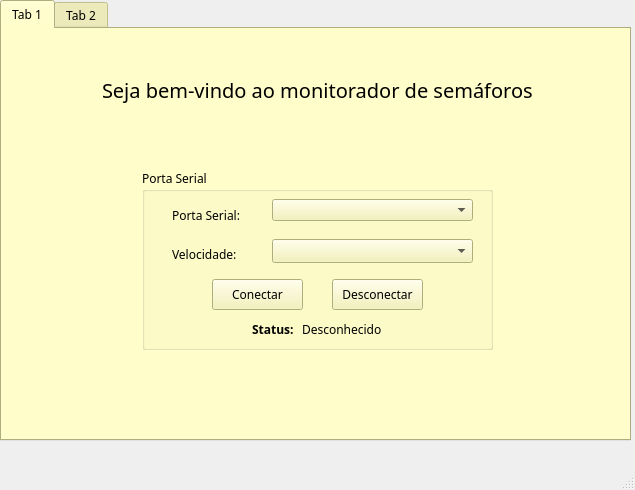
<?xml version="1.0" encoding="UTF-8"?>
<ui version="4.0">
 <class>MainWindow</class>
 <widget class="QMainWindow" name="MainWindow">
  <property name="geometry">
   <rect>
    <x>0</x>
    <y>0</y>
    <width>635</width>
    <height>490</height>
   </rect>
  </property>
  <property name="windowTitle">
   <string>MainWindow</string>
  </property>
  <widget class="QWidget" name="centralwidget">
   <widget class="QTabWidget" name="tabWidget">
    <property name="geometry">
     <rect>
      <x>0</x>
      <y>0</y>
      <width>631</width>
      <height>441</height>
     </rect>
    </property>
    <property name="palette">
     <palette>
      <active>
       <colorrole role="WindowText">
        <brush brushstyle="SolidPattern">
         <color alpha="255">
          <red>0</red>
          <green>0</green>
          <blue>0</blue>
         </color>
        </brush>
       </colorrole>
       <colorrole role="Button">
        <brush brushstyle="SolidPattern">
         <color alpha="255">
          <red>244</red>
          <green>242</green>
          <blue>173</blue>
         </color>
        </brush>
       </colorrole>
       <colorrole role="Light">
        <brush brushstyle="SolidPattern">
         <color alpha="255">
          <red>255</red>
          <green>255</green>
          <blue>255</blue>
         </color>
        </brush>
       </colorrole>
       <colorrole role="Midlight">
        <brush brushstyle="SolidPattern">
         <color alpha="255">
          <red>249</red>
          <green>248</green>
          <blue>214</blue>
         </color>
        </brush>
       </colorrole>
       <colorrole role="Dark">
        <brush brushstyle="SolidPattern">
         <color alpha="255">
          <red>122</red>
          <green>121</green>
          <blue>86</blue>
         </color>
        </brush>
       </colorrole>
       <colorrole role="Mid">
        <brush brushstyle="SolidPattern">
         <color alpha="255">
          <red>163</red>
          <green>161</green>
          <blue>115</blue>
         </color>
        </brush>
       </colorrole>
       <colorrole role="Text">
        <brush brushstyle="SolidPattern">
         <color alpha="255">
          <red>0</red>
          <green>0</green>
          <blue>0</blue>
         </color>
        </brush>
       </colorrole>
       <colorrole role="BrightText">
        <brush brushstyle="SolidPattern">
         <color alpha="255">
          <red>255</red>
          <green>255</green>
          <blue>255</blue>
         </color>
        </brush>
       </colorrole>
       <colorrole role="ButtonText">
        <brush brushstyle="SolidPattern">
         <color alpha="255">
          <red>0</red>
          <green>0</green>
          <blue>0</blue>
         </color>
        </brush>
       </colorrole>
       <colorrole role="Base">
        <brush brushstyle="SolidPattern">
         <color alpha="255">
          <red>255</red>
          <green>255</green>
          <blue>255</blue>
         </color>
        </brush>
       </colorrole>
       <colorrole role="Window">
        <brush brushstyle="SolidPattern">
         <color alpha="255">
          <red>244</red>
          <green>242</green>
          <blue>173</blue>
         </color>
        </brush>
       </colorrole>
       <colorrole role="Shadow">
        <brush brushstyle="SolidPattern">
         <color alpha="255">
          <red>0</red>
          <green>0</green>
          <blue>0</blue>
         </color>
        </brush>
       </colorrole>
       <colorrole role="AlternateBase">
        <brush brushstyle="SolidPattern">
         <color alpha="255">
          <red>249</red>
          <green>248</green>
          <blue>214</blue>
         </color>
        </brush>
       </colorrole>
       <colorrole role="ToolTipBase">
        <brush brushstyle="SolidPattern">
         <color alpha="255">
          <red>255</red>
          <green>255</green>
          <blue>220</blue>
         </color>
        </brush>
       </colorrole>
       <colorrole role="ToolTipText">
        <brush brushstyle="SolidPattern">
         <color alpha="255">
          <red>0</red>
          <green>0</green>
          <blue>0</blue>
         </color>
        </brush>
       </colorrole>
       <colorrole role="PlaceholderText">
        <brush brushstyle="SolidPattern">
         <color alpha="128">
          <red>0</red>
          <green>0</green>
          <blue>0</blue>
         </color>
        </brush>
       </colorrole>
      </active>
      <inactive>
       <colorrole role="WindowText">
        <brush brushstyle="SolidPattern">
         <color alpha="255">
          <red>0</red>
          <green>0</green>
          <blue>0</blue>
         </color>
        </brush>
       </colorrole>
       <colorrole role="Button">
        <brush brushstyle="SolidPattern">
         <color alpha="255">
          <red>244</red>
          <green>242</green>
          <blue>173</blue>
         </color>
        </brush>
       </colorrole>
       <colorrole role="Light">
        <brush brushstyle="SolidPattern">
         <color alpha="255">
          <red>255</red>
          <green>255</green>
          <blue>255</blue>
         </color>
        </brush>
       </colorrole>
       <colorrole role="Midlight">
        <brush brushstyle="SolidPattern">
         <color alpha="255">
          <red>249</red>
          <green>248</green>
          <blue>214</blue>
         </color>
        </brush>
       </colorrole>
       <colorrole role="Dark">
        <brush brushstyle="SolidPattern">
         <color alpha="255">
          <red>122</red>
          <green>121</green>
          <blue>86</blue>
         </color>
        </brush>
       </colorrole>
       <colorrole role="Mid">
        <brush brushstyle="SolidPattern">
         <color alpha="255">
          <red>163</red>
          <green>161</green>
          <blue>115</blue>
         </color>
        </brush>
       </colorrole>
       <colorrole role="Text">
        <brush brushstyle="SolidPattern">
         <color alpha="255">
          <red>0</red>
          <green>0</green>
          <blue>0</blue>
         </color>
        </brush>
       </colorrole>
       <colorrole role="BrightText">
        <brush brushstyle="SolidPattern">
         <color alpha="255">
          <red>255</red>
          <green>255</green>
          <blue>255</blue>
         </color>
        </brush>
       </colorrole>
       <colorrole role="ButtonText">
        <brush brushstyle="SolidPattern">
         <color alpha="255">
          <red>0</red>
          <green>0</green>
          <blue>0</blue>
         </color>
        </brush>
       </colorrole>
       <colorrole role="Base">
        <brush brushstyle="SolidPattern">
         <color alpha="255">
          <red>255</red>
          <green>255</green>
          <blue>255</blue>
         </color>
        </brush>
       </colorrole>
       <colorrole role="Window">
        <brush brushstyle="SolidPattern">
         <color alpha="255">
          <red>244</red>
          <green>242</green>
          <blue>173</blue>
         </color>
        </brush>
       </colorrole>
       <colorrole role="Shadow">
        <brush brushstyle="SolidPattern">
         <color alpha="255">
          <red>0</red>
          <green>0</green>
          <blue>0</blue>
         </color>
        </brush>
       </colorrole>
       <colorrole role="AlternateBase">
        <brush brushstyle="SolidPattern">
         <color alpha="255">
          <red>249</red>
          <green>248</green>
          <blue>214</blue>
         </color>
        </brush>
       </colorrole>
       <colorrole role="ToolTipBase">
        <brush brushstyle="SolidPattern">
         <color alpha="255">
          <red>255</red>
          <green>255</green>
          <blue>220</blue>
         </color>
        </brush>
       </colorrole>
       <colorrole role="ToolTipText">
        <brush brushstyle="SolidPattern">
         <color alpha="255">
          <red>0</red>
          <green>0</green>
          <blue>0</blue>
         </color>
        </brush>
       </colorrole>
       <colorrole role="PlaceholderText">
        <brush brushstyle="SolidPattern">
         <color alpha="128">
          <red>0</red>
          <green>0</green>
          <blue>0</blue>
         </color>
        </brush>
       </colorrole>
      </inactive>
      <disabled>
       <colorrole role="WindowText">
        <brush brushstyle="SolidPattern">
         <color alpha="255">
          <red>122</red>
          <green>121</green>
          <blue>86</blue>
         </color>
        </brush>
       </colorrole>
       <colorrole role="Button">
        <brush brushstyle="SolidPattern">
         <color alpha="255">
          <red>244</red>
          <green>242</green>
          <blue>173</blue>
         </color>
        </brush>
       </colorrole>
       <colorrole role="Light">
        <brush brushstyle="SolidPattern">
         <color alpha="255">
          <red>255</red>
          <green>255</green>
          <blue>255</blue>
         </color>
        </brush>
       </colorrole>
       <colorrole role="Midlight">
        <brush brushstyle="SolidPattern">
         <color alpha="255">
          <red>249</red>
          <green>248</green>
          <blue>214</blue>
         </color>
        </brush>
       </colorrole>
       <colorrole role="Dark">
        <brush brushstyle="SolidPattern">
         <color alpha="255">
          <red>122</red>
          <green>121</green>
          <blue>86</blue>
         </color>
        </brush>
       </colorrole>
       <colorrole role="Mid">
        <brush brushstyle="SolidPattern">
         <color alpha="255">
          <red>163</red>
          <green>161</green>
          <blue>115</blue>
         </color>
        </brush>
       </colorrole>
       <colorrole role="Text">
        <brush brushstyle="SolidPattern">
         <color alpha="255">
          <red>122</red>
          <green>121</green>
          <blue>86</blue>
         </color>
        </brush>
       </colorrole>
       <colorrole role="BrightText">
        <brush brushstyle="SolidPattern">
         <color alpha="255">
          <red>255</red>
          <green>255</green>
          <blue>255</blue>
         </color>
        </brush>
       </colorrole>
       <colorrole role="ButtonText">
        <brush brushstyle="SolidPattern">
         <color alpha="255">
          <red>122</red>
          <green>121</green>
          <blue>86</blue>
         </color>
        </brush>
       </colorrole>
       <colorrole role="Base">
        <brush brushstyle="SolidPattern">
         <color alpha="255">
          <red>244</red>
          <green>242</green>
          <blue>173</blue>
         </color>
        </brush>
       </colorrole>
       <colorrole role="Window">
        <brush brushstyle="SolidPattern">
         <color alpha="255">
          <red>244</red>
          <green>242</green>
          <blue>173</blue>
         </color>
        </brush>
       </colorrole>
       <colorrole role="Shadow">
        <brush brushstyle="SolidPattern">
         <color alpha="255">
          <red>0</red>
          <green>0</green>
          <blue>0</blue>
         </color>
        </brush>
       </colorrole>
       <colorrole role="AlternateBase">
        <brush brushstyle="SolidPattern">
         <color alpha="255">
          <red>244</red>
          <green>242</green>
          <blue>173</blue>
         </color>
        </brush>
       </colorrole>
       <colorrole role="ToolTipBase">
        <brush brushstyle="SolidPattern">
         <color alpha="255">
          <red>255</red>
          <green>255</green>
          <blue>220</blue>
         </color>
        </brush>
       </colorrole>
       <colorrole role="ToolTipText">
        <brush brushstyle="SolidPattern">
         <color alpha="255">
          <red>0</red>
          <green>0</green>
          <blue>0</blue>
         </color>
        </brush>
       </colorrole>
       <colorrole role="PlaceholderText">
        <brush brushstyle="SolidPattern">
         <color alpha="128">
          <red>0</red>
          <green>0</green>
          <blue>0</blue>
         </color>
        </brush>
       </colorrole>
      </disabled>
     </palette>
    </property>
    <property name="font">
     <font>
      <family>Manjari</family>
     </font>
    </property>
    <property name="currentIndex">
     <number>0</number>
    </property>
    <widget class="QWidget" name="tab">
     <attribute name="title">
      <string>Tab 1</string>
     </attribute>
     <widget class="QGroupBox" name="groupBox">
      <property name="geometry">
       <rect>
        <x>140</x>
        <y>140</y>
        <width>351</width>
        <height>181</height>
       </rect>
      </property>
      <property name="title">
       <string>Porta Serial</string>
      </property>
      <widget class="QLabel" name="label">
       <property name="geometry">
        <rect>
         <x>30</x>
         <y>36</y>
         <width>81</width>
         <height>20</height>
        </rect>
       </property>
       <property name="text">
        <string>Porta Serial:</string>
       </property>
      </widget>
      <widget class="QComboBox" name="box_serial">
       <property name="geometry">
        <rect>
         <x>130</x>
         <y>30</y>
         <width>201</width>
         <height>22</height>
        </rect>
       </property>
      </widget>
      <widget class="QLabel" name="label_2">
       <property name="geometry">
        <rect>
         <x>110</x>
         <y>150</y>
         <width>47</width>
         <height>21</height>
        </rect>
       </property>
       <property name="font">
        <font>
         <family>Manjari</family>
         <weight>75</weight>
         <bold>true</bold>
        </font>
       </property>
       <property name="text">
        <string>Status: </string>
       </property>
      </widget>
      <widget class="QLabel" name="status_porta">
       <property name="geometry">
        <rect>
         <x>160</x>
         <y>150</y>
         <width>101</width>
         <height>21</height>
        </rect>
       </property>
       <property name="text">
        <string>Desconhecido</string>
       </property>
      </widget>
      <widget class="QComboBox" name="box_velocidade">
       <property name="geometry">
        <rect>
         <x>130</x>
         <y>70</y>
         <width>201</width>
         <height>24</height>
        </rect>
       </property>
      </widget>
      <widget class="QLabel" name="label_11">
       <property name="geometry">
        <rect>
         <x>30</x>
         <y>70</y>
         <width>71</width>
         <height>31</height>
        </rect>
       </property>
       <property name="text">
        <string>Velocidade:</string>
       </property>
      </widget>
      <widget class="QPushButton" name="btn_conectar">
       <property name="geometry">
        <rect>
         <x>70</x>
         <y>110</y>
         <width>91</width>
         <height>31</height>
        </rect>
       </property>
       <property name="text">
        <string>Conectar</string>
       </property>
      </widget>
      <widget class="QPushButton" name="btn_desconectar">
       <property name="geometry">
        <rect>
         <x>190</x>
         <y>110</y>
         <width>91</width>
         <height>31</height>
        </rect>
       </property>
       <property name="text">
        <string>Desconectar</string>
       </property>
      </widget>
     </widget>
     <widget class="QLabel" name="label_12">
      <property name="geometry">
       <rect>
        <x>100</x>
        <y>40</y>
        <width>431</width>
        <height>41</height>
       </rect>
      </property>
      <property name="font">
       <font>
        <pointsize>15</pointsize>
       </font>
      </property>
      <property name="text">
       <string>Seja bem-vindo ao monitorador de semáforos!</string>
      </property>
     </widget>
    </widget>
    <widget class="QWidget" name="tab_2">
     <attribute name="title">
      <string>Tab 2</string>
     </attribute>
     <widget class="QGroupBox" name="groupBox_2">
      <property name="geometry">
       <rect>
        <x>30</x>
        <y>30</y>
        <width>311</width>
        <height>101</height>
       </rect>
      </property>
      <property name="title">
       <string>Semáforo</string>
      </property>
      <widget class="QLabel" name="label_3">
       <property name="geometry">
        <rect>
         <x>40</x>
         <y>30</y>
         <width>71</width>
         <height>21</height>
        </rect>
       </property>
       <property name="font">
        <font>
         <pointsize>11</pointsize>
         <weight>75</weight>
         <bold>true</bold>
        </font>
       </property>
       <property name="text">
        <string>Principal:</string>
       </property>
      </widget>
      <widget class="QLabel" name="label_8">
       <property name="geometry">
        <rect>
         <x>170</x>
         <y>30</y>
         <width>91</width>
         <height>21</height>
        </rect>
       </property>
       <property name="font">
        <font>
         <pointsize>11</pointsize>
         <weight>75</weight>
         <bold>true</bold>
        </font>
       </property>
       <property name="text">
        <string>Secundário:</string>
       </property>
      </widget>
      <widget class="QWidget" name="">
       <property name="geometry">
        <rect>
         <x>30</x>
         <y>60</y>
         <width>81</width>
         <height>17</height>
        </rect>
       </property>
       <layout class="QHBoxLayout" name="horizontalLayout">
        <item>
         <widget class="QLabel" name="label_13">
          <property name="text">
           <string>Contagem:</string>
          </property>
         </widget>
        </item>
        <item>
         <widget class="QLabel" name="qtd_1">
          <property name="font">
           <font>
            <pointsize>10</pointsize>
           </font>
          </property>
          <property name="text">
           <string>0</string>
          </property>
         </widget>
        </item>
       </layout>
      </widget>
      <widget class="QWidget" name="">
       <property name="geometry">
        <rect>
         <x>170</x>
         <y>60</y>
         <width>81</width>
         <height>17</height>
        </rect>
       </property>
       <layout class="QHBoxLayout" name="horizontalLayout_2">
        <item>
         <widget class="QLabel" name="label_14">
          <property name="text">
           <string>Contagem:</string>
          </property>
         </widget>
        </item>
        <item>
         <widget class="QLabel" name="qtd_2">
          <property name="text">
           <string>0</string>
          </property>
         </widget>
        </item>
       </layout>
      </widget>
     </widget>
     <widget class="QGroupBox" name="groupBox_3">
      <property name="geometry">
       <rect>
        <x>50</x>
        <y>200</y>
        <width>231</width>
        <height>161</height>
       </rect>
      </property>
      <property name="title">
       <string>Função Semáforo Livre:</string>
      </property>
      <widget class="QLabel" name="ldr_p_d">
       <property name="geometry">
        <rect>
         <x>250</x>
         <y>20</y>
         <width>51</width>
         <height>16</height>
        </rect>
       </property>
       <property name="text">
        <string>valor</string>
       </property>
      </widget>
      <widget class="QLabel" name="ldr_s_d">
       <property name="geometry">
        <rect>
         <x>250</x>
         <y>60</y>
         <width>51</width>
         <height>16</height>
        </rect>
       </property>
       <property name="text">
        <string>valor</string>
       </property>
      </widget>
      <widget class="QPushButton" name="botao_ligar_amarelo">
       <property name="geometry">
        <rect>
         <x>20</x>
         <y>100</y>
         <width>80</width>
         <height>24</height>
        </rect>
       </property>
       <property name="text">
        <string>Ligar</string>
       </property>
      </widget>
      <widget class="QPushButton" name="botao_desligar_amarelo">
       <property name="geometry">
        <rect>
         <x>130</x>
         <y>100</y>
         <width>80</width>
         <height>24</height>
        </rect>
       </property>
       <property name="text">
        <string>Desligado</string>
       </property>
      </widget>
      <widget class="QLabel" name="status_amarelo">
       <property name="geometry">
        <rect>
         <x>80</x>
         <y>50</y>
         <width>111</width>
         <height>21</height>
        </rect>
       </property>
       <property name="font">
        <font>
         <pointsize>11</pointsize>
        </font>
       </property>
       <property name="text">
        <string>Status</string>
       </property>
      </widget>
     </widget>
     <widget class="QGroupBox" name="groupBox_4">
      <property name="geometry">
       <rect>
        <x>350</x>
        <y>200</y>
        <width>231</width>
        <height>161</height>
       </rect>
      </property>
      <property name="title">
       <string>Função Abrir Para Pedestres:</string>
      </property>
      <widget class="QPushButton" name="botao_ligar_pedestres">
       <property name="geometry">
        <rect>
         <x>20</x>
         <y>100</y>
         <width>80</width>
         <height>24</height>
        </rect>
       </property>
       <property name="text">
        <string>Ligar</string>
       </property>
      </widget>
      <widget class="QPushButton" name="botao_desligar_pedestres">
       <property name="geometry">
        <rect>
         <x>130</x>
         <y>100</y>
         <width>80</width>
         <height>24</height>
        </rect>
       </property>
       <property name="text">
        <string>Desligar</string>
       </property>
      </widget>
      <widget class="QLabel" name="status_pedestres">
       <property name="geometry">
        <rect>
         <x>80</x>
         <y>50</y>
         <width>111</width>
         <height>20</height>
        </rect>
       </property>
       <property name="font">
        <font>
         <pointsize>11</pointsize>
        </font>
       </property>
       <property name="text">
        <string>Status</string>
       </property>
      </widget>
     </widget>
    </widget>
   </widget>
  </widget>
  <widget class="QMenuBar" name="menubar">
   <property name="geometry">
    <rect>
     <x>0</x>
     <y>0</y>
     <width>635</width>
     <height>21</height>
    </rect>
   </property>
  </widget>
  <widget class="QStatusBar" name="statusbar"/>
 </widget>
 <resources/>
 <connections/>
</ui>
